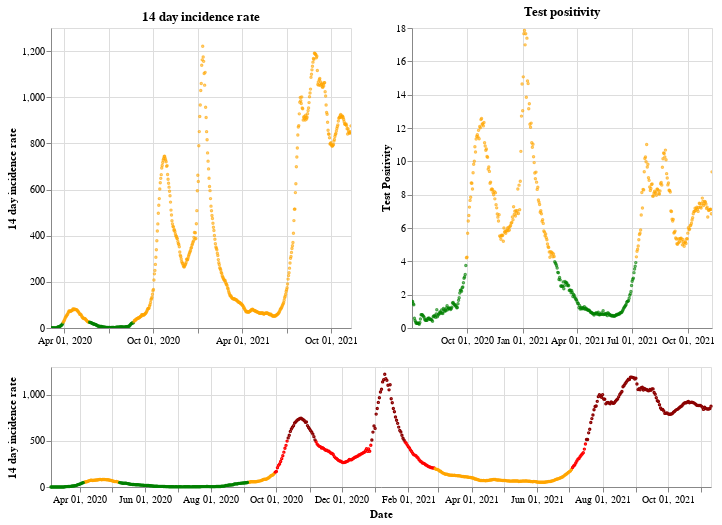

Notebook source saved alongside this figure:
### Markdown cell above
## Northern Ireland

### Code cell
plot_traffic_light('Northern Ireland')

### Figure 1 — Vega-Lite specification as saved in the notebook (floating-point values rounded to 4 significant figures; data arrays with more than 128 entries replaced by an {"elided": "..."} marker saying what was removed)
{"config": {"view": {"continuousWidth": 400, "continuousHeight": 300}}, "vconcat": [{"hconcat": [{"mark": {"type": "point", "size": 2}, "encoding": {"color": {"condition": {"value": "green", "test": "(datum.twoWeeklyCasesRate <= 25)"}, "value": "orange"}, "tooltip": [{"type": "nominal", "field": "areaName"}, {"type": "temporal", "field": "date"}, {"type": "quantitative", "field": "twoWeeklyCasesRate"}, {"type": "quantitative", "field": "testPositivity"}], "x": {"type": "temporal", "axis": {"title": ""}, "field": "date", "scale": {"domain": {"selection": "DateBrush"}}, "timeUnit": "yearmonthdate"}, "y": {"type": "quantitative", "axis": {"title": "14 day incidence rate"}, "field": "twoWeeklyCasesRate"}}, "title": "14 day incidence rate", "width": 300}, {"mark": {"type": "point", "size": 2}, "encoding": {"color": {"condition": {"value": "green", "test": "(datum.testPositivity <= 4)"}, "value": "orange"}, "tooltip": [{"type": "nominal", "field": "areaName"}, {"type": "temporal", "field": "date"}, {"type": "quantitative", "field": "twoWeeklyCasesRate"}, {"type": "quantitative", "field": "testPositivity"}], "x": {"type": "temporal", "axis": {"title": ""}, "field": "date", "scale": {"domain": {"selection": "DateBrush"}}, "timeUnit": "yearmonthdate"}, "y": {"type": "quantitative", "axis": {"title": "Test Positivity"}, "field": "testPositivity"}}, "title": "Test positivity", "width": 300}]}, {"layer": [{"mark": {"type": "point", "size": 2}, "encoding": {"color": {"condition": {"value": "orange", "test": "(((datum.testPositivity < 4) && (datum.twoWeeklyCasesRate >= 50)) && (datum.twoWeeklyCasesRate < 200))"}, "value": "red"}, "opacity": {"condition": {"value": 1, "test": "((datum.twoWeeklyCasesRate >= 50) && (datum.twoWeeklyCasesRate < 500))"}, "value": 0}, "tooltip": [{"type": "nominal", "field": "areaName"}, {"type": "temporal", "field": "date"}, {"type": "quantitative", "field": "twoWeeklyCasesRate"}, {"type": "quantitative", "field": "testPositivity"}], "x": {"type": "temporal", "axis": {"title": "Date"}, "field": "date", "timeUnit": "yearmonthdate"}, "y": {"type": "quantitative", "axis": {"title": "14 day incidence rate"}, "field": "twoWeeklyCasesRate"}}, "selection": {"DateBrush": {"type": "interval", "encodings": ["x"], "fields": ["Time"]}}}, {"mark": {"type": "point", "size": 2}, "encoding": {"color": {"value": "darkred"}, "opacity": {"condition": {"value": 1, "test": "(datum.twoWeeklyCasesRate >= 500)"}, "value": 0}, "tooltip": [{"type": "nominal", "field": "areaName"}, {"type": "temporal", "field": "date"}, {"type": "quantitative", "field": "twoWeeklyCasesRate"}, {"type": "quantitative", "field": "testPositivity"}], "x": {"type": "temporal", "axis": {"title": "Date"}, "field": "date", "timeUnit": "yearmonthdate"}, "y": {"type": "quantitative", "axis": {"title": "14 day incidence rate"}, "field": "twoWeeklyCasesRate"}}}, {"mark": {"type": "point", "size": 2}, "encoding": {"color": {"condition": {"value": "green", "test": "((datum.testPositivity < 4) && (datum.twoWeeklyCasesRate < 50))"}, "value": "orange"}, "opacity": {"condition": {"value": 1, "test": "(datum.twoWeeklyCasesRate < 50)"}, "value": 0}, "tooltip": [{"type": "nominal", "field": "areaName"}, {"type": "temporal", "field": "date"}, {"type": "quantitative", "field": "twoWeeklyCasesRate"}, {"type": "quantitative", "field": "testPositivity"}], "x": {"type": "temporal", "axis": {"title": "Date"}, "field": "date", "timeUnit": "yearmonthdate"}, "y": {"type": "quantitative", "axis": {"title": "14 day incidence rate"}, "field": "twoWeeklyCasesRate"}}}], "height": 120, "width": 660}], "data": {"name": "data-0e8b9a5ee920edb94dbe976c43abb3fb"}, "$schema": "https://vega.github.io/schema/vega-lite/v4.8.1.json", "datasets": {"data-0e8b9a5ee920edb94dbe976c43abb3fb": {"elided": "616 records"}}}
